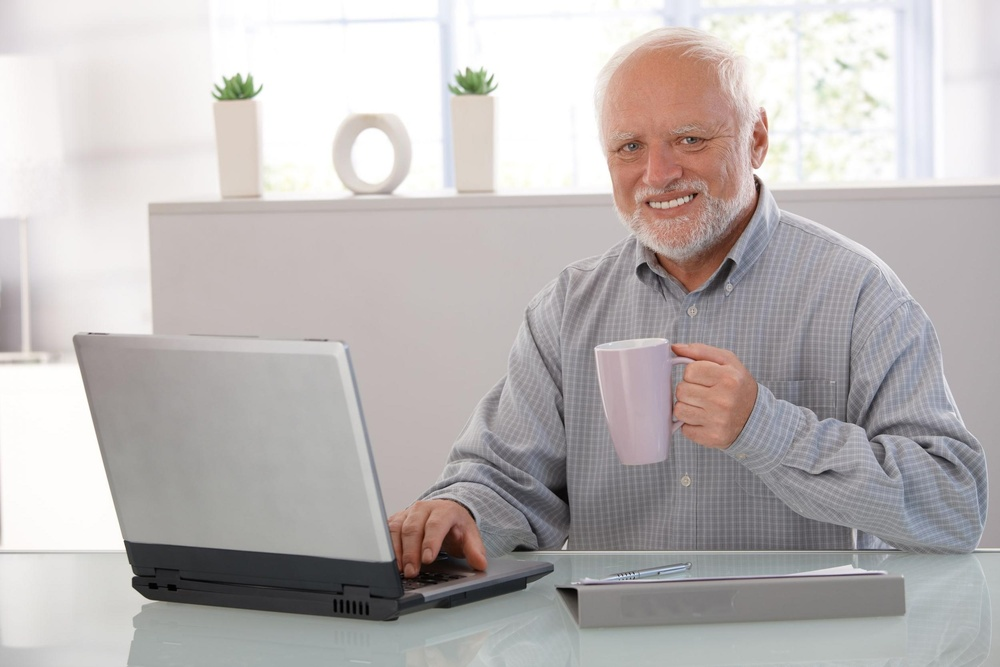
#> input picture input/test.jpg, 1000 x 667 px, shrunk from 2500 x 1667 before the run; its folder holds only this picture in this run
$ python main.py printer_noise
#> lines starting #> are read from the running program, lines starting #| are printed output that depends on the picture
### filters.py
import cv2
import numpy as np

def apply_printer_noise(image, intensity=1.0):

    noise = np.random.randint(0, 2, image.shape[:2], dtype='uint8') * 255  # Random black/white noise
    noise = cv2.merge([noise] * 3)  # Make noise 3-channel
    noisy_image = cv2.addWeighted(image, 1 - intensity, noise, intensity, 0)  # Blend noise with the original
    return noisy_image

# [20 lines left out: functions apply_vintone, apply_mob_glow, not called in this run]

### main.py
import os
import cv2
import argparse
from filters import apply_printer_noise, apply_vintone, apply_mob_glow

INPUT_DIR = './input'
OUTPUT_DIR = './output'

FILTERS = {
    'printer_noise': apply_printer_noise,
    'vintone': apply_vintone,
    'mob_glow': apply_mob_glow
}

def process_images(selected_filter="mob_glow", intensity=1.0):
#> called with selected_filter = 'printer_noise', intensity = 1
    if not os.path.exists(OUTPUT_DIR):
        os.makedirs(OUTPUT_DIR)

    for filename in os.listdir(INPUT_DIR):
        if filename.endswith(('.jpg', '.jpeg', '.png')):
            input_path = os.path.join(INPUT_DIR, filename)
            output_path = os.path.join(OUTPUT_DIR, f"{selected_filter}_{filename}")

            image = cv2.imread(input_path)
#> image is the input picture: shape (667, 1000, 3); mean B, G, R 182, 182.6, 187.6
            if image is None:
                print(f"Error: Could not read image {input_path}")
                continue

            filtered_image = FILTERS[selected_filter](image, intensity)
#> in apply_printer_noise, `noisy_image = cv2.addWeighted(image, 1 - intensity, noise, intensity, 0)`:
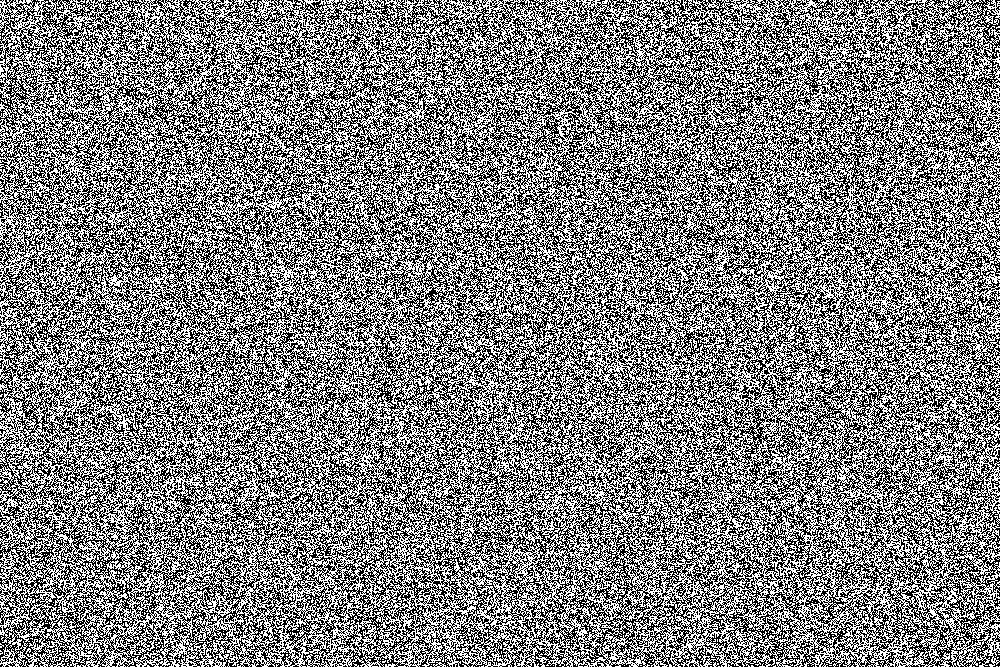
#> noisy_image: shape (667, 1000, 3); 50.1% white; black in thin lines or dots
            cv2.imwrite(output_path, filtered_image)
            print(f"Saved image {filename} to {output_path}")

if __name__ == "__main__":
    parser = argparse.ArgumentParser(description="Apply filters to images.")
    parser.add_argument("filter", choices=FILTERS.keys(), help="Select a filter to apply.")
    parser.add_argument("--intensity", type=float, default=1.0, help="Intensity of the filter (0.0 to 1.0).")
    args = parser.parse_args()

    process_images(selected_filter=args.filter, intensity=args.intensity)
